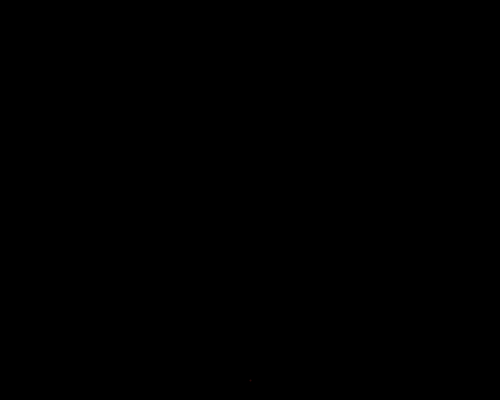
Frame 1 (no input)
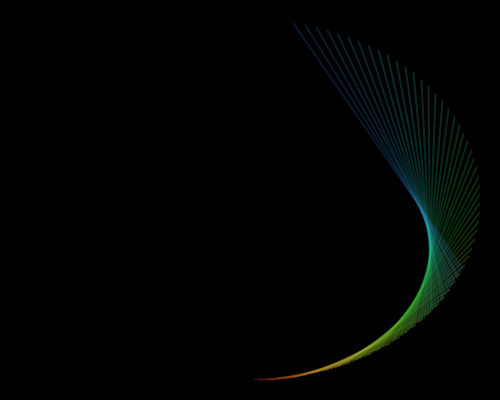
Frame 60 (the mouse pressed at the canvas centre just before this capture)
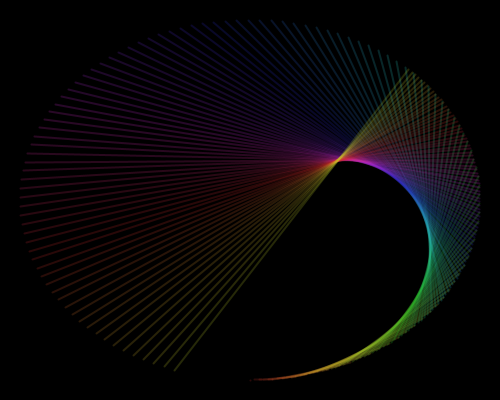
Frame 120 (the mouse held since frame 60 and released just before this capture)

The Processing sketch that drew these frames (run headless with seeded random() and noise(); from frame 60 on, the mouse is pressed at the canvas centre):

// Processing sketch: processing_104080
// ── processing_104080.pde

float a=0;
float b=0;
float co=0;


void setup(){
 background(0);
colorMode(HSB, 100);
size (500, 400);
smooth ();
}

void draw(){
  stroke(co,80,80,20);
  
  float x0= map(sin (a), -1, 1, 20, width - 20);
  float y0= map(cos (a), -1, 1, 20, height - 20);
  
  float x1= map(sin (b), -1, 1, 20, width - 20);
  float y1= map(cos (b), -1, 1, 20, height - 20);
  strokeWeight(2);
  line (x0, y0, x1,y1);
  
a=a + 0.02;
b=b + 0.05;

co=co+1;
if (co > 100) {co=0; }







}
